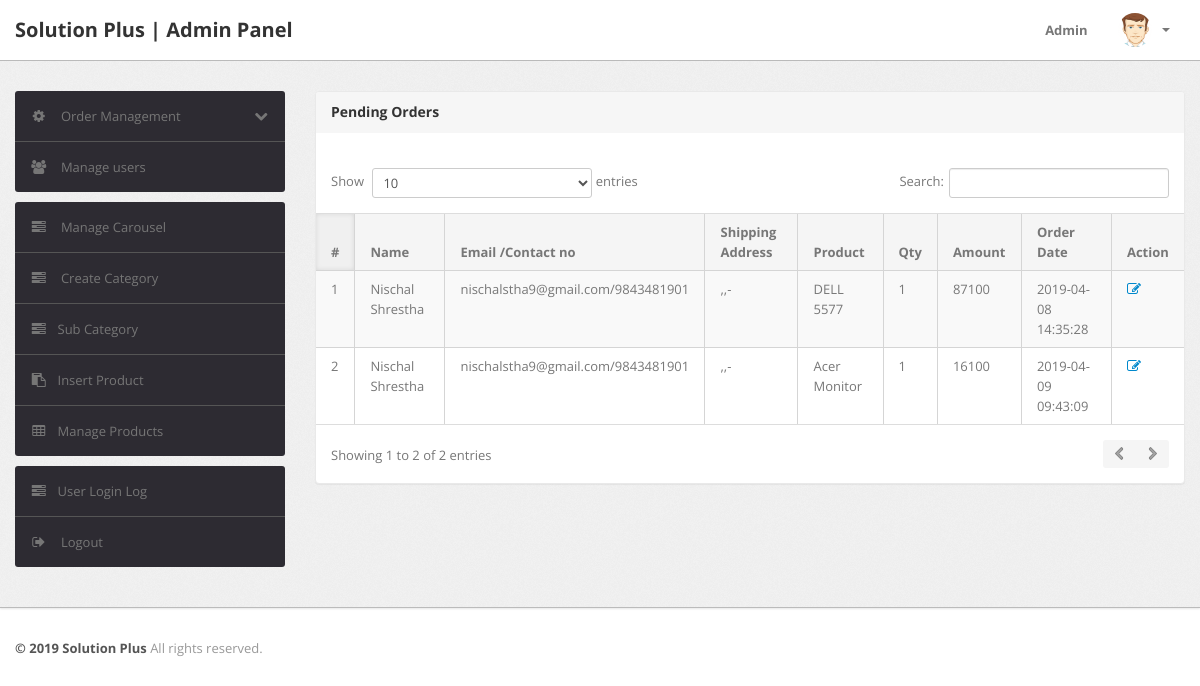
The app's page /admin/delivered-orders.php (signed in) with its own data.
### tables this page shows
CREATE TABLE `orders` (
  `id` int(11) NOT NULL,
  `userId` int(11) DEFAULT NULL,
  `productId` varchar(255) DEFAULT NULL,
  `quantity` int(11) DEFAULT NULL,
  `orderDate` timestamp NOT NULL DEFAULT CURRENT_TIMESTAMP,
  `paymentMethod` varchar(50) DEFAULT NULL,
  `orderStatus` varchar(55) DEFAULT NULL
);

CREATE TABLE `users` (
  `id` int(11) NOT NULL,
  `name` varchar(255) DEFAULT NULL,
  `email` varchar(255) DEFAULT NULL,
  `contactno` bigint(11) DEFAULT NULL,
  `password` varchar(255) DEFAULT NULL,
  `shippingAddress` longtext,
  `shippingState` varchar(255) DEFAULT NULL,
  `shippingCity` varchar(255) DEFAULT NULL,
  `shippingPincode` int(11) DEFAULT NULL,
  `billingAddress` longtext,
  `billingState` varchar(255) DEFAULT NULL,
  `billingCity` varchar(255) DEFAULT NULL,
  `billingPincode` int(11) DEFAULT NULL,
  `regDate` timestamp NOT NULL DEFAULT CURRENT_TIMESTAMP,
  `updationDate` varchar(255) DEFAULT NULL
);

CREATE TABLE `products` (
  `id` int(11) NOT NULL,
  `category` int(11) NOT NULL,
  `subCategory` int(11) DEFAULT NULL,
  `productName` varchar(255) DEFAULT NULL,
  `productCompany` varchar(255) DEFAULT NULL,
  `productPrice` int(11) DEFAULT NULL,
  `productPriceBeforeDiscount` int(11) DEFAULT NULL,
  `productDescription` longtext,
  `productImage1` varchar(255) DEFAULT NULL,
  `productImage2` varchar(255) DEFAULT NULL,
  `productImage3` varchar(255) DEFAULT NULL,
  `shippingCharge` int(11) DEFAULT NULL,
  `productAvailability` varchar(255) DEFAULT NULL,
  `postingDate` timestamp NULL DEFAULT CURRENT_TIMESTAMP,
  `updationDate` varchar(255) DEFAULT NULL
);

### admin/delivered-orders.php (the view, shortened to what this page needs)
<?php
include('include/config.php');
if(strlen($_SESSION['alogin'])==0)
	{
header('location:index.php');
}
else{
?>
<!DOCTYPE html>
<html lang="en">
<head>
	<link type="text/css" href="bootstrap/css/bootstrap.min.css" rel="stylesheet">
	<link type="text/css" href="bootstrap/css/bootstrap-responsive.min.css" rel="stylesheet">
	<link type="text/css" href="css/theme.css" rel="stylesheet">
	<link type="text/css" href="images/icons/css/font-awesome.css" rel="stylesheet">
</head>
<body>
<?php include('include/header.php');?>
	<div class="wrapper">
		<div class="container">
			<div class="row">
<?php include('include/sidebar.php');?>
			<div class="span9">
					<div class="content">
	<div class="module">
							<div class="module-head">
								<h3>Pending Orders</h3>
							</div>
							<div class="module-body table">
									<br />
								<table cellpadding="0" cellspacing="0" border="0" class="datatable-1 table table-bordered table-striped	 display" >
									<thead>
										<tr>
											<th>#</th>
											<th> Name</th>
											<th width="50">Email /Contact no</th>
											<th>Shipping Address</th>
											<th>Product </th>
											<th>Qty </th>
											<th>Amount </th>
											<th>Order Date</th>
											<th>Action</th>
										</tr>
									</thead>
<tbody>
<?php
$st='Delivered';
$query=mysqli_query($con,"select users.name as username,users.email as useremail,users.contactno as usercontact,users.shippingAddress as shippingaddress,users.shippingCity as shippingcity,users.shippingState as shippingstate,users.shippingPincode as shippingpincode,products.productName as productname,products.shippingCharge as shippingcharge,orders.quantity as quantity,orders.orderDate as orderdate,products.productPrice as productprice,orders.id as id  from orders join users on  orders.userId=users.id join products on products.id=orders.productId where orders.orderStatus='$st'");
$cnt=1;
while($row=mysqli_fetch_array($query))
{
?>
										<tr>
											<td><?php echo htmlentities($cnt);?></td>
											<td><?php echo htmlentities($row['username']);?></td>
											<td><?php echo htmlentities($row['useremail']);?>/<?php echo htmlentities($row['usercontact']);?></td>
											<td><?php echo htmlentities($row['shippingaddress'].",".$row['shippingcity'].",".$row['shippingstate']."-".$row['shippingpincode']);?></td>
											<td><?php echo htmlentities($row['productname']);?></td>
											<td><?php echo htmlentities($row['quantity']);?></td>
											<td><?php echo htmlentities($row['quantity']*$row['productprice']+$row['shippingcharge']);?></td>
											<td><?php echo htmlentities($row['orderdate']);?></td>
											<td>    <a href="updateorder.php?oid=<?php echo htmlentities($row['id']);?>" title="Update order" target="_blank"><i class="icon-edit"></i></a>
											</td>
											</tr>
										<?php $cnt=$cnt+1; } ?>
										</tbody>
								</table>
							</div>
						</div>
					</div>
				</div>
			</div>
		</div>
	</div>
<?php include('include/footer.php');?>
</body>
<?php } ?>

### records on screen
orders: userId.name "Nischal Shrestha", userId.email "nischalstha9@gmail.com", userId.contactno "9843481901", userId.shippingPincode ",,-", productId.productName "DELL 5577", quantity "1", $row['quantity']*$row['productprice']+$row['shippingcharge'] "87100", orderDate "2019-04-08 14:35:28"
orders: userId.name "Nischal Shrestha", userId.email "nischalstha9@gmail.com", userId.contactno "9843481901", userId.shippingPincode ",,-", productId.productName "Acer Monitor", quantity "1", $row['quantity']*$row['productprice']+$row['shippingcharge'] "16100", orderDate "2019-04-09 09:43:09"
